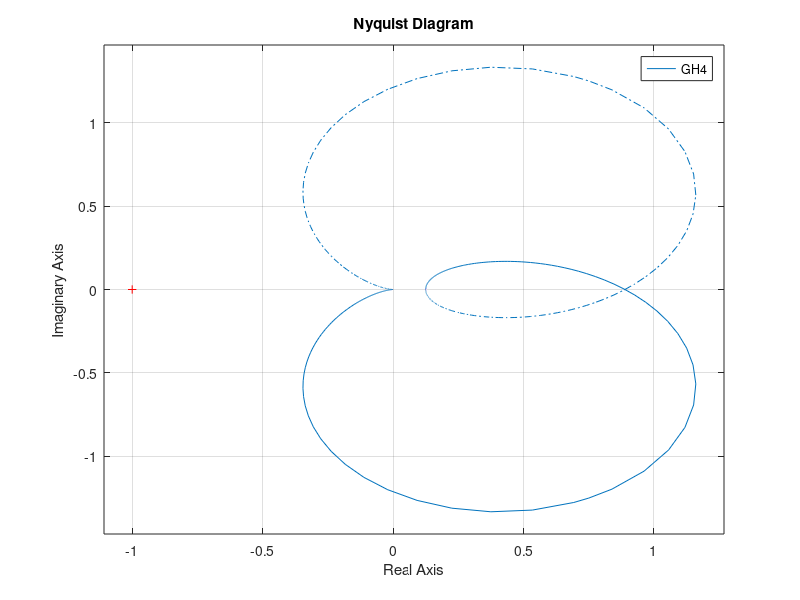

Recreate this plot in MATLAB. (Note: this script raises an error after producing the figure.)
%% Student ID
ID_STUDENT_1 = 316098052;
disp(ID_STUDENT_1)
%% 1 Nyquist plot
% 1.1 Draw the Nyquist plot for the following systems:
%written by hand and attached at the end
%%
%1.2 Draw the Nyquist plot for the following systems:
GH1 = tf([1 8],[3 1 4]);
nyquist(GH1)
%%
GH2 = tf([1 3],[1 0 0]);
nyquist(GH2)
%% 
GH3 = tf([5 15],[1 -4 8]);
nyquist(GH3)
%% 
GH4 = tf([2 1],[1 2.5 5 8]);
nyquist(GH4)
%% 
% 1.3 Stability:
%
% The Nyquist plot intersection with the real axis are at -2,0,2 for which
%
% the values are:-1/120 and -1/400/
%
% We encircle one pole in the s plane so we need to choose a k that will make
%
% the plot in the w-plane to do one counter colockwise encirclement around
%
% -1, so: -k/120<-1<-k/400 donates that 120<k<400
%
% The nyquist plot displayed here is after stabilization

GH_1 = tf(1,[10 70 40 -120]);
syms w
s1=solve(imag((1)/(((1i*w)^3)+(7*(1i*w)^2)+(4*(1i*w))-12))==0,w);
r1_1=evalfr(GH_1,2i);
r2_1=evalfr(GH_1,-2i);
r3_1=evalfr(GH_1,0);
GH_1_s = tf(180,[10 70 40 -120]);
nyquist(GH_1_s)

%%
% The Nyquist plot intersection with the real axis are at -4+i,4+i,0 for which
%
% the values are:-5/90 and 1/50
%
% The system has a pole at s=2, therefore we demand one encirclement of the left part around -1
%
% so -5k/90<1 donates that k>18
%
% The nyquist plot displayed here is after stabilization
GH_2 = tf([1 5],[1 3 -1 27 -90]);
syms w
s2=solve(imag((1i*w+5)/(((1i*w)^4)+(3*(1i*w)^3)-((1i*w)^2)+(27*(1i*w))-90))==0,w);
r1_2=evalfr(GH_2,(4+1i)*1i);
r2_2=evalfr(GH_2,(-4+1i)*1i);
r3_2=evalfr(GH_2,0);
GH_2_s = tf(20.*[1 5],[1 3 -1 27 -90]);
nyquist(GH_2_s);



